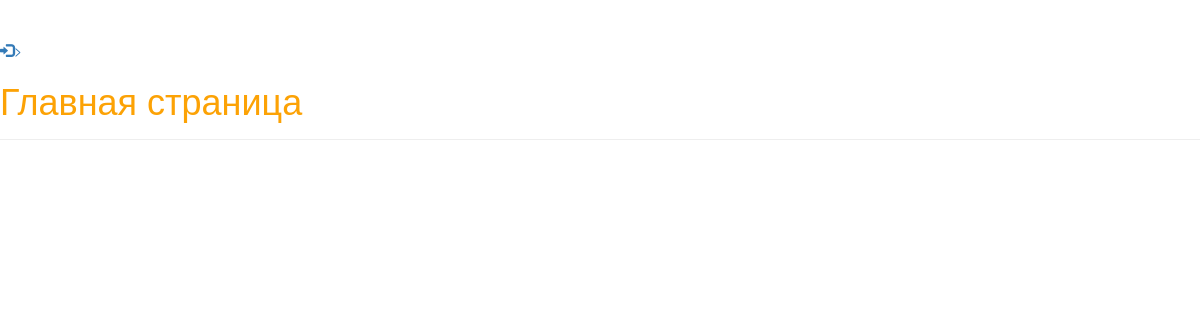
The app's page /, older data.
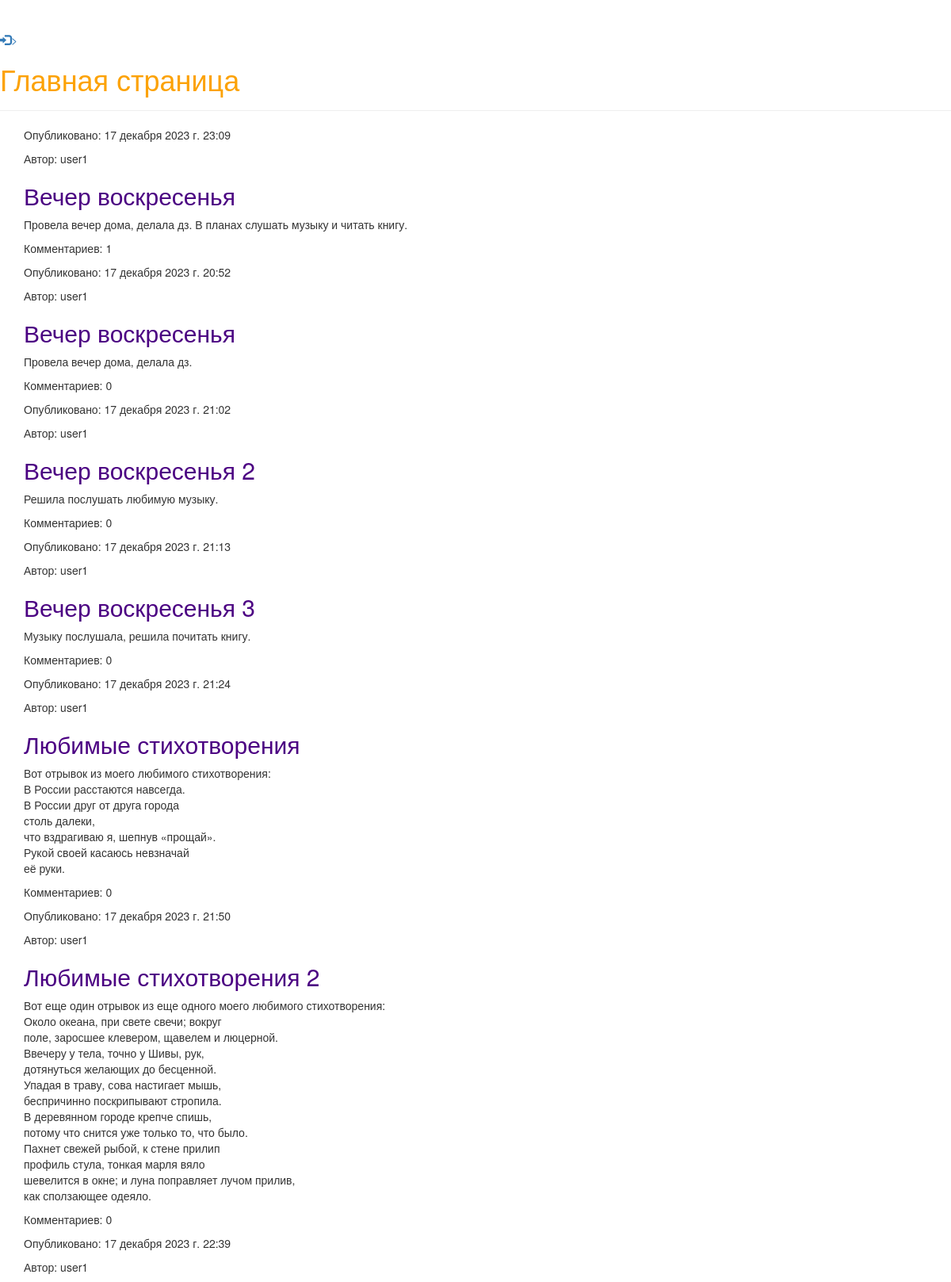
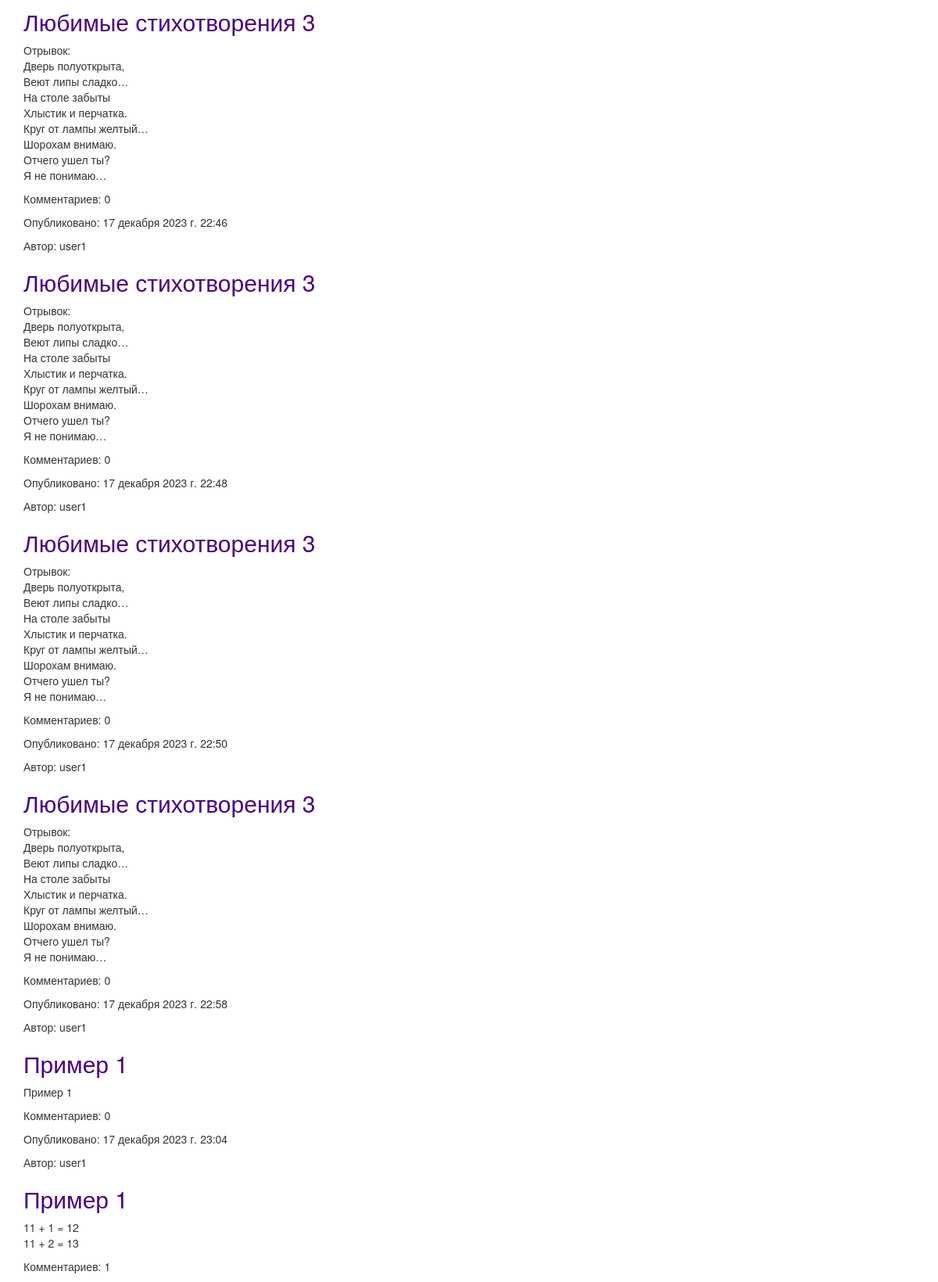
The same page, newer data (2 pictures, top to bottom).
### blog/models.py (models this page shows, shortened)
class Post(models.Model):
    author = models.ForeignKey(settings.AUTH_USER_MODEL, on_delete=models.CASCADE)
    title = models.CharField(max_length=200, verbose_name="Заголовок")
    text = models.TextField(verbose_name="Текст статьи")
    created_date = models.DateTimeField(default=timezone.now, verbose_name="Дата создания")
    published_date = models.DateTimeField(blank=True, null=True, verbose_name="Дата публикации")
    is_published = models.BooleanField(default=False, verbose_name="Запись опубликована?")
    objects = PostManager()
    published = PostPublishedManager()
    class Meta:
        verbose_name = 'Запись в блоге'
        verbose_name_plural = 'Запись в блоге'
    def get_absolute_url(self):
        return reverse('blog:post_detail', args=[str(self.id)])

### blog/views.py (the view)
# urls.py: path('', views.post_list, name='post_list'),
def post_list(request):
    posts = Post.objects.for_user(user=request.user)
    return render(request, 'blog/post_list.html', {'posts': posts})

### blog/managers.py (called while the page is built)
    def for_user(self, user=None):
        if user.is_staff:
            return self.all()
        else:
            return self.filter(published_date__lte=timezone.now())

    def get_queryset(self):
        return PostQuerySet(self.model, using=self._db)

    def for_user(self, user=None):
        return self.get_queryset().for_user(user=user)

### blog/templates/blog/post_list.html
{% extends 'blog/base.html' %}
{% block content %}
    {% for post in posts %}
    <div class="post">
        <div class="date">
            {% if post.published_date %}
            <p>Опубликовано: {{ post.published_date }}</p>
            {% else %}
            <p>Не опубликована</p>
            {% endif %}
            <p>Автор: {{ post.author }}</p>
        </div>
            <h2><a href="{{ post.get_absolute_url }}">{{ post.title }}</a></h2>
            <p>{{ post.text|linebreaksbr }}</p>
            <p>Комментариев: {{ post.comments.count }}</p>
        </div>
    {% endfor %}
{% endblock %}

### blog/templates/blog/base.html (shortened to what this page needs)
{% load static %}
<!DOCTYPE html>
<html lang="en" dir="ltr">
    <head>
        <link rel="stylesheet" href="//maxcdn.bootstrapcdn.com/bootstrap/3.2.0/css/bootstrap.min.css">
        <link rel="stylesheet" href="//maxcdn.bootstrapcdn.com/bootstrap/3.2.0/css/bootstrap-theme.min.css">
        <link rel="stylesheet" href="{% static 'blog/css/theme.css' %}">
    </head>
    <body>
        {% block header %}
        <div class="page-header">
            {% if request.user.is_authenticated %}
                <a href="{% url 'logout' %}" class="top-menu"><span class="glyphicon glyphicon-log-out"></span>></a>
                <a href="{% url 'blog:post_add' %}" class="top-menu"><span class="glyphicon glyphicon-plus"></span>></a>
            {% else %}
                <a href="{% url 'login' %}" class="top-menu"><span class="glyphicon glyphicon-log-in"></span>></a>
            {% endif %}
            <h1><a href="/">Главная страница</a></h1>
        </div>
        {% endblock %}
        <div>
            <div class="content container">
                <div class="row">
                    <div class="col-md-8">
                        {% block content %}
                        {% endblock %}
                    </div>
                </div>
            </div>
        </div>
    </body>
</html>

### blog/static/blog/css/theme.css (style rules this page uses)
h1 a { color: #FCA205 }
h2 a { color: #4B0082 }

Row changes from the older to the newer data that the page shows:
added Post: published_date "17 декабря 2023 г. 23:09", author "user1", title "Вечер воскресенья", text "Провела вечер дома, делала дз. В планах слушать музыку и читать книгу.", comments.count "1"
added Post: published_date "17 декабря 2023 г. 20:52", author "user1", title "Вечер воскресенья", text "Провела вечер дома, делала дз.", comments.count "0"
added Post: published_date "17 декабря 2023 г. 21:02", author "user1", title "Вечер воскресенья 2", text "Решила послушать любимую музыку.", comments.count "0"
added Post: published_date "17 декабря 2023 г. 21:13", author "user1", title "Вечер воскресенья 3", text "Музыку послушала, решила почитать книгу.", comments.count "0"
added Post: published_date "17 декабря 2023 г. 21:24", author "user1", title "Любимые стихотворения", text "Вот отрывок из моего любимого стихотворения: В России расстаются навсегда. В России друг от друга города столь далеки, что вздрагиваю я, шепнув «прощай». Рукой своей касаюсь невзначай её руки.", comments.count "0"
added Post: published_date "17 декабря 2023 г. 21:50", author "user1", title "Любимые стихотворения 2", text "Вот еще один отрывок из еще одного моего любимого стихотворения: Около океана, при свете свечи; вокруг поле, заросшее клевером, щавелем и люцерной. Ввечеру у тела, точно у Шивы, рук, дотянуться желающих до бесценной. Упадая в траву, сова настигает мышь, беспричинно поскрипывают стропила. В деревянном городе крепче спишь, потому что снится уже только то, что было. Пахнет свежей рыбой, к стене прилип профиль стула, тонкая марля вяло шевелится в окне; и луна поправляет лучом прилив, как сползающее одеяло.", comments.count "0"
added Post: published_date "17 декабря 2023 г. 22:39", author "user1", title "Любимые стихотворения 3", text "Отрывок: Дверь полуоткрыта, Веют липы сладко… На столе забыты Хлыстик и перчатка. Круг от лампы желтый… Шорохам внимаю. Отчего ушел ты? Я не понимаю…", comments.count "0"
added Post: published_date "17 декабря 2023 г. 22:46", author "user1", title "Любимые стихотворения 3", text "Отрывок: Дверь полуоткрыта, Веют липы сладко… На столе забыты Хлыстик и перчатка. Круг от лампы желтый… Шорохам внимаю. Отчего ушел ты? Я не понимаю…", comments.count "0"
added Post: published_date "17 декабря 2023 г. 22:48", author "user1", title "Любимые стихотворения 3", text "Отрывок: Дверь полуоткрыта, Веют липы сладко… На столе забыты Хлыстик и перчатка. Круг от лампы желтый… Шорохам внимаю. Отчего ушел ты? Я не понимаю…", comments.count "0"
added Post: published_date "17 декабря 2023 г. 22:50", author "user1", title "Любимые стихотворения 3", text "Отрывок: Дверь полуоткрыта, Веют липы сладко… На столе забыты Хлыстик и перчатка. Круг от лампы желтый… Шорохам внимаю. Отчего ушел ты? Я не понимаю…", comments.count "0"
added Post: published_date "17 декабря 2023 г. 22:58", author "user1", title "Пример 1", text "Пример 1", comments.count "0"
added Post: published_date "17 декабря 2023 г. 23:04", author "user1", title "Пример 1", text "11 + 1 = 12 11 + 2 = 13", comments.count "1"
